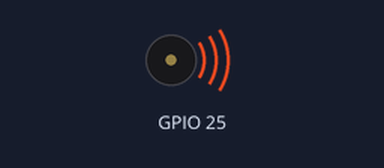
The program below on a simulated ESP32 board running MicroPython. On the bench: buzzer (waves = sounding). What the program prints to the serial console is not drawn. At 50.1 s the program stops and its outputs stay as they are.

Above: at 0.1 s.
At 50.2 s:
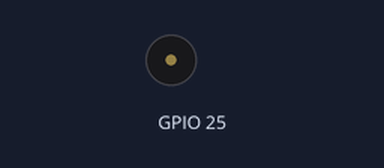
Timing chart, 0 to 51.6 s (numbered marks = the images above):
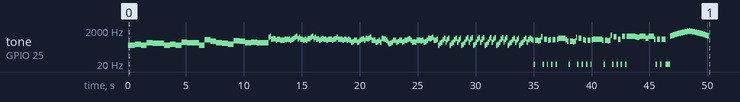

Measured:
- by itself, tone on GPIO 25: plays 262 Hz for 0.63 s, 294 Hz for 0.50 s, 262 Hz for 0.50 s, 349 Hz for 0.50 s, 330 Hz for 1.0 s, 262 Hz for 0.50 s … (362 notes in this stretch)

The program:

music.py
```python
# (licence header left out)
DADADADUM = ['r4:2', 'g', 'g', 'g', 'eb:8', 'r:2', 'f', 'f', 'f', 'd:8']

ENTERTAINER = [
    'd4:1', 'd#', 'e', 'c5:2', 'e4:1', 'c5:2', 'e4:1', 'c5:3', 'c:1', 'd',
    'd#', 'e', 'c', 'd', 'e:2', 'b4:1', 'd5:2', 'c:4'
]

PRELUDE = [
    'c4:1', 'e', 'g', 'c5', 'e', 'g4', 'c5', 'e', 'c4', 'e', 'g', 'c5', 'e',
    'g4', 'c5', 'e', 'c4', 'd', 'g', 'd5', 'f', 'g4', 'd5', 'f', 'c4', 'd',
    'g', 'd5', 'f', 'g4', 'd5', 'f', 'b3', 'd4', 'g', 'd5', 'f', 'g4', 'd5',
    'f', 'b3', 'd4', 'g', 'd5', 'f', 'g4', 'd5', 'f', 'c4', 'e', 'g', 'c5',
    'e', 'g4', 'c5', 'e', 'c4', 'e', 'g', 'c5', 'e', 'g4', 'c5', 'e'
]

ODE = [
    'e4', 'e', 'f', 'g', 'g', 'f', 'e', 'd', 'c', 'c', 'd', 'e', 'e:6', 'd:2',
    'd:8', 'e:4', 'e', 'f', 'g', 'g', 'f', 'e', 'd', 'c', 'c', 'd', 'e', 'd:6',
    'c:2', 'c:8'
]

NYAN = [
    'f#5:1', 'g#', 'c#:1', 'd#:2', 'b4:1', 'd5:1', 'c#', 'b4:2', 'b', 'c#5',
    'd', 'd:1', 'c#', 'b4:1', 'c#5:1', 'd#', 'f#', 'g#', 'd#', 'f#', 'c#', 'd',
    'b4', 'c#5', 'b4', 'd#5:2', 'f#', 'g#:1', 'd#', 'f#', 'c#', 'd#', 'b4',
    'd5', 'd#', 'd', 'c#', 'b4', 'c#5', 'd:2', 'b4:1', 'c#5', 'd#', 'f#', 'c#',
    'd', 'c#', 'b4', 'c#5:2', 'b4', 'c#5', 'b4', 'f#:1', 'g#', 'b:2', 'f#:1',
    'g#', 'b', 'c#5', 'd#', 'b4', 'e5', 'd#', 'e', 'f#', 'b4:2', 'b', 'f#:1',
    'g#', 'b', 'f#', 'e5', 'd#', 'c#', 'b4', 'f#', 'd#', 'e', 'f#', 'b:2',
    'f#:1', 'g#', 'b:2', 'f#:1', 'g#', 'b', 'b', 'c#5', 'd#', 'b4', 'f#', 'g#',
    'f#', 'b:2', 'b:1', 'a#', 'b', 'f#', 'g#', 'b', 'e5', 'd#', 'e', 'f#',
    'b4:2', 'c#5'
]

RINGTONE = [
    'c4:1', 'd', 'e:2', 'g', 'd:1', 'e', 'f:2', 'a', 'e:1', 'f', 'g:2', 'b',
    'c5:4'
]

FUNK = [
    'c2:2', 'c', 'd#', 'c:1', 'f:2', 'c:1', 'f:2', 'f#', 'g', 'c', 'c', 'g',
    'c:1', 'f#:2', 'c:1', 'f#:2', 'f', 'd#'
]

BLUES = [
    'c2:2', 'e', 'g', 'a', 'a#', 'a', 'g', 'e', 'c2:2', 'e', 'g', 'a', 'a#',
    'a', 'g', 'e', 'f', 'a', 'c3', 'd', 'd#', 'd', 'c', 'a2', 'c2:2', 'e', 'g',
    'a', 'a#', 'a', 'g', 'e', 'g', 'b', 'd3', 'f', 'f2', 'a', 'c3', 'd#',
    'c2:2', 'e', 'g', 'e', 'g', 'f', 'e', 'd'
]

BIRTHDAY = [
    'c4:4', 'c:1', 'd:4', 'c:4', 'f', 'e:8', 'c:3', 'c:1', 'd:4', 'c:4', 'g',
    'f:8', 'c:3', 'c:1', 'c5:4', 'a4', 'f', 'e', 'd', 'a#:3', 'a#:1', 'a:4',
    'f', 'g', 'f:8'
]

WEDDING = [
    'c4:4', 'f:3', 'f:1', 'f:8', 'c:4', 'g:3', 'e:1', 'f:8', 'c:4', 'f:3',
    'a:1', 'c5:4', 'a4:3', 'f:1', 'f:4', 'e:3', 'f:1', 'g:8'
]

FUNERAL = [
    'c3:4', 'c:3', 'c:1', 'c:4', 'd#:3', 'd:1', 'd:3', 'c:1', 'c:3', 'b2:1',
    'c3:4'
]

PUNCHLINE = ['c4:3', 'g3:1', 'f#', 'g', 'g#:3', 'g', 'r', 'b', 'c4']

PYTHON = [
    'd5:1', 'b4', 'r', 'b', 'b', 'a#', 'b', 'g5', 'r', 'd', 'd', 'r', 'b4',
    'c5', 'r', 'c', 'c', 'r', 'd', 'e:5', 'c:1', 'a4', 'r', 'a', 'a', 'g#',
    'a', 'f#5', 'r', 'e', 'e', 'r', 'c', 'b4', 'r', 'b', 'b', 'r', 'c5', 'd:5',
    'd:1', 'b4', 'r', 'b', 'b', 'a#', 'b', 'b5', 'r', 'g', 'g', 'r', 'd', 'c#',
    'r', 'a', 'a', 'r', 'a', 'a:5', 'g:1', 'f#:2', 'a:1', 'a', 'g#', 'a',
    'e:2', 'a:1', 'a', 'g#', 'a', 'd', 'r', 'c#', 'd', 'r', 'c#', 'd:2', 'r:3'
]

BADDY = ['c3:3', 'r', 'd:2', 'd#', 'r', 'c', 'r', 'f#:8']

CHASE = [
    'a4:1', 'b', 'c5', 'b4', 'a:2', 'r', 'a:1', 'b', 'c5', 'b4', 'a:2', 'r',
    'a:2', 'e5', 'd#', 'e', 'f', 'e', 'd#', 'e', 'b4:1', 'c5', 'd', 'c',
    'b4:2', 'r', 'b:1', 'c5', 'd', 'c', 'b4:2', 'r', 'b:2', 'e5', 'd#', 'e',
    'f', 'e', 'd#', 'e'
]

BA_DING = ['b5:1', 'e6:3']

WAWAWAWAA = ['e3:3', 'r:1', 'd#:3', 'r:1', 'd:4', 'r:1', 'c#:8']

JUMP_UP = ['c5:1', 'd', 'e', 'f', 'g']

JUMP_DOWN = ['g5:1', 'f', 'e', 'd', 'c']

POWER_UP = ['g4:1', 'c5', 'e4', 'g5:2', 'e5:1', 'g5:3']

POWER_DOWN = ['g5:1', 'd#', 'c', 'g4:2', 'b:1', 'c5:3']

normal_tone = {
    'A1': 55, 'B1': 62, 'C1': 33, 'D1': 37, 'E1': 41, 'F1': 44, 'G1': 49,

    'A2': 110, 'B2': 123, 'C2': 65, 'D2': 73, 'E2': 82, 'F2': 87, 'G2': 98,

    'A3': 220, 'B3': 247, 'C3': 131, 'D3': 147, 'E3': 165, 'F3': 175, 'G3': 196,

    'A4': 440, 'B4': 494, 'C4': 262, 'D4': 294, 'E4': 330, 'F4': 349, 'G4': 392,

    'A5': 880, 'B5': 988, 'C5': 523, 'D5': 587, 'E5': 659, 'F5': 698, 'G5': 784,

    'A6': 1760, 'B6': 1976, 'C6': 1047, 'D6': 1175, 'E6': 1319, 'F6': 1397, 'G6': 1568,

    'A7': 3520, 'B7': 3951, 'C7': 2093, 'D7': 2349, 'E7': 2637, 'F7': 2794, 'G7': 3135,

    'A8': 7040, 'B8': 7902, 'C8': 4186, 'D8': 4699, 'E8': 5274, 'F8': 5588, 'G8': 6271,

    'A9': 14080, 'B9': 15804
}

rising_tone = {
    'A1': 58, 'C1': 35, 'D1': 39, 'F1': 46, 'G1': 52,

    'A2': 117, 'C2': 69, 'D2': 78, 'F2': 93, 'G2': 104,

    'A3': 233, 'C3': 139, 'D3': 156, 'F3': 185, 'G3': 208,

    'A4': 466, 'C4': 277, 'D4': 311, 'F4': 370, 'G4': 415,

    'A5': 932, 'C5': 554, 'D5': 622, 'F5': 740, 'G5': 831,

    'A6': 1865, 'C6': 1109, 'D6': 1245, 'F6': 1480, 'G6': 1661,

    'A7': 3729, 'C7': 2217, 'D7': 2489, 'F7': 2960, 'G7': 3322,

    'A8': 7459, 'C8': 4435, 'D8': 4978, 'F8': 5920, 'G8': 6645,

    'A9': 14917
}

falling_tone = {
    'B1': 58, 'D1': 35, 'E1': 39, 'G1': 46, 'A1': 52,

    'B2': 117, 'D2': 69, 'E2': 78, 'G2': 93, 'A2': 104,

    'B3': 233, 'D3': 139, 'E3': 156, 'G3': 185, 'A3': 208,

    'B4': 466, 'D4': 277, 'E4': 311, 'G4': 370, 'A4': 415,

    'B5': 932, 'D5': 554, 'E5': 622, 'G5': 740, 'A5': 831,

    'B6': 1865, 'D6': 1109, 'E6': 1245, 'G6': 1480, 'A6': 1661,

    'B7': 3729, 'D7': 2217, 'E7': 2489, 'G7': 2960, 'A7': 3322,

    'B8': 7459, 'D8': 4435, 'E8': 4978, 'G8': 5920, 'A8': 6645,

    'B9': 14917
}

Letter = 'ABCDEFG#R'

class MIDI():

    def set_tempo(self, ticks=4, bpm=120):
        self.ticks = ticks
        self.bpm = bpm
        self.beat = 60000 / self.bpm / self.ticks

    def set_octave(self, octave=4):
        self.octave = octave

    def set_duration(self, duration=4):
        self.duration = duration

    def reset(self):
        self.set_duration()
        self.set_octave()
        self.set_tempo()

    def stop(self):
        self.play(['r'])

    def __init__(self):
        self.reset()

    def parse(self, tone, dict):
        # print(tone)
        time = self.beat * self.duration
        pos = tone.find(':')
        if pos != -1:
            time = self.beat * int(tone[(pos + 1):])
            tone = tone[:pos]
        # print(tone)
        freq, tone_size = 1, len(tone)
        if 'R' in tone:
            freq = 1
        elif tone_size == 1:
            freq = dict[tone[0] + str(self.octave)]
        elif tone_size == 2:
            freq = dict[tone]
            self.set_octave(tone[1:])
        # print(int(freq), int(time))
        return int(freq), int(time)

    def midi(self, tone):
        # print(tone)
        pos = tone.find('#')
        if pos != -1:
            return self.parse(tone.replace('#', ''), rising_tone)
        pos = tone.find('B')
        if pos != -1 and pos != 0:
            return self.parse(tone.replace('B', ''), falling_tone)
        return self.parse(tone, normal_tone)

    def set_default(self, tone):
        pos = tone.find(':')
        if pos != -1:
            self.set_duration(int(tone[(pos + 1):]))
            tone = tone[:pos]

    def play(self, tune, wait=False, loop=False, pin=25, duration=None):
        from machine import Pin, PWM
        from utime import sleep_ms

        try:
            pwm = PWM(Pin(pin))
            if duration is None:
                self.set_default(tune[0])
            else:
                self.set_duration(duration)
            for tone in tune:
                tone = tone.upper()  # all to upper
                if tone[0] not in Letter:
                    continue
                midi = self.midi(tone)
                pwm.freq(midi[0])  # set frequency
                pwm.duty(midi[1])  # set duty cycle
                sleep_ms(midi[1])
        finally:
            pwm.deinit()

        if loop:
            while True:
                self.play(tune)

    def pitch(self, freq, tim, pin=25):
        from machine import Pin, PWM
        from utime import sleep_ms

        try:
            pwm = PWM(Pin(pin))
            pwm.freq(freq)  # set frequency
            pwm.duty(tim)  # set duty cycle
            sleep_ms(tim)
        finally:
            pwm.deinit()


def unit_test():
    print('The unit test code is as follows')
    print('\n\
    music = MIDI()\n\
    music.play(BIRTHDAY)\n\
    music.play(NYAN)\n\
    music.play(PRELUDE)\n\
    music.play(PYTHON)\n\
    for freq in range(880, 1760, 16):\n\
        music.pitch(freq, 30)\n\
    for freq in range(1760, 880, -16):\n\
        music.pitch(freq, 30)\n\
    ')
    music = MIDI()
    music.play(BIRTHDAY)
    music.play(NYAN)
    music.play(PRELUDE)
    music.play(PYTHON)
    for freq in range(880, 1760, 16):
        music.pitch(freq, 30)
    for freq in range(1760, 880, -16):
        music.pitch(freq, 30)


__music__ = MIDI()

play = __music__.play
pitch = __music__.pitch
set_tempo = __music__.set_tempo
reset = __music__.reset
stop = __music__.stop

if __name__ == '__main__':
    unit_test()
```
